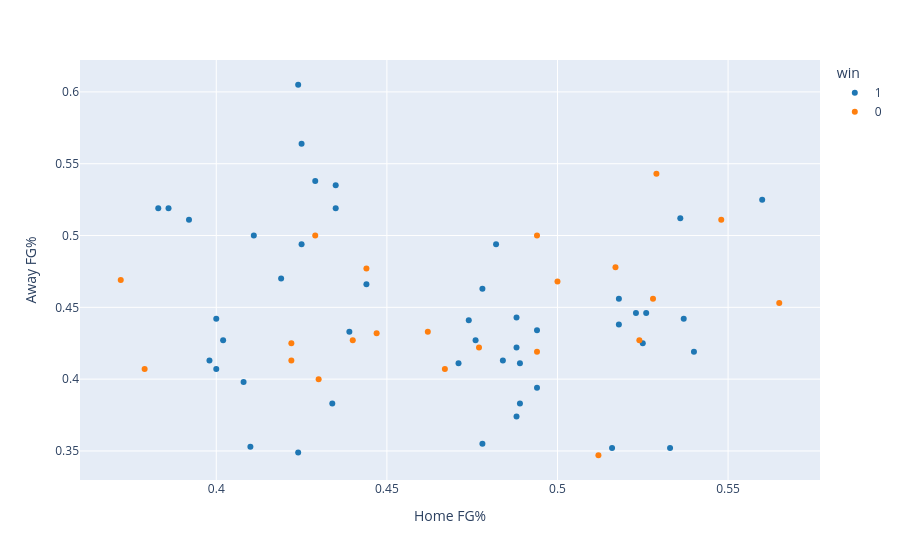

Notebook source saved alongside this figure:
### Code cell
df["win_flag"] = df["win"].map({1: "1", 0: "0"})

fig = px.scatter(
    df,
    x="fg_pct_home",
    y="fg_pct_away",
    color="win_flag",
    color_discrete_map={
        "1": "#1f77b4",  # home/away win color
        "0": "#ff7f0e",  # loss color
    },
    category_orders={"win_flag": ["1", "0"]},
    labels={"win_flag": "win"},
)
fig.update_layout(xaxis_title="Home FG%", yaxis_title="Away FG%")
fig.show()

### Figure 1 — Plotly figure (JSON) as saved in the notebook; plotly's stock layout.template omitted (floating-point values rounded to 4 significant figures)
{"data": [{"hovertemplate": "win=1<br>fg_pct_home=%{x}<br>fg_pct_away=%{y}<extra></extra>", "legendgroup": "1", "marker": {"color": "#1f77b4", "symbol": "circle"}, "mode": "markers", "name": "1", "orientation": "v", "showlegend": true, "type": "scatter", "x": [0.518, 0.424, 0.488, 0.516, 0.518, 0.478, 0.471, 0.494, 0.525, 0.54, 0.489, 0.494, 0.398, 0.523, 0.488, 0.489, 0.402, 0.41, 0.434, 0.533, 0.537, 0.408, 0.56, 0.444, 0.478, 0.484, 0.536, 0.476, 0.526, 0.474, 0.488, 0.419, 0.386, 0.425, 0.4, 0.439, 0.482, 0.435, 0.425, 0.429, 0.411, 0.392, 0.435, 0.383, 0.4, 0.424], "xaxis": "x", "y": [0.438, 0.349, 0.374, 0.352, 0.456, 0.463, 0.411, 0.394, 0.425, 0.419, 0.383, 0.434, 0.413, 0.446, 0.422, 0.411, 0.427, 0.353, 0.383, 0.352, 0.442, 0.398, 0.525, 0.466, 0.355, 0.413, 0.512, 0.427, 0.446, 0.441, 0.443, 0.47, 0.519, 0.494, 0.442, 0.433, 0.494, 0.535, 0.564, 0.538, 0.5, 0.511, 0.519, 0.519, 0.407, 0.605], "yaxis": "y"}, {"hovertemplate": "win=0<br>fg_pct_home=%{x}<br>fg_pct_away=%{y}<extra></extra>", "legendgroup": "0", "marker": {"color": "#ff7f0e", "symbol": "circle"}, "mode": "markers", "name": "0", "orientation": "v", "showlegend": true, "type": "scatter", "x": [0.444, 0.447, 0.462, 0.429, 0.372, 0.422, 0.477, 0.494, 0.5, 0.379, 0.422, 0.44, 0.512, 0.565, 0.528, 0.529, 0.494, 0.548, 0.43, 0.517, 0.524, 0.467], "xaxis": "x", "y": [0.477, 0.432, 0.433, 0.5, 0.469, 0.413, 0.422, 0.419, 0.468, 0.407, 0.425, 0.427, 0.347, 0.453, 0.456, 0.543, 0.5, 0.511, 0.4, 0.478, 0.427, 0.407], "yaxis": "y"}], "layout": {"legend": {"title": {"text": "win"}, "tracegroupgap": 0}, "margin": {"t": 60}, "xaxis": {"anchor": "y", "domain": [0, 1], "title": {"text": "Home FG%"}}, "yaxis": {"anchor": "x", "domain": [0, 1], "title": {"text": "Away FG%"}}}}
